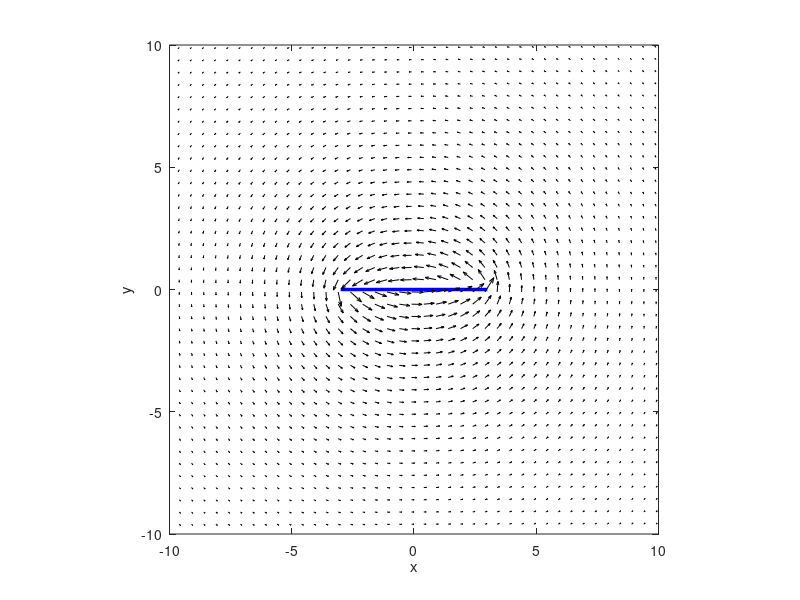

The MATLAB script that drew this image:
%Vortex Panel single solver

% this is an example code to produce the right-hand-plot of figure 5

% make a mesh of x and y positions
[xp yp] = meshgrid([-10.1:.5:10.1], [-10.1:.5:10.1]);
gam = 1; % source panel strength density

Xj = [-3 3]; % start and end points x and y coords
Yj = [0 0];
Xmj = 0.5*(Xj(1) + Xj(2)); % midpoints
Ymj = 0.5*(Yj(1) + Yj(2));
% equation (13)
rij = sqrt((Xmj - xp).^2 + (Ymj - yp).^2);
% equation (14) and (15)
Phi = atan2((Yj(2) - Yj(1)),(Xj(2) - Xj(1)));
beta = atan2((yp - Ymj),(xp - Xmj));
omega = beta - Phi;
% equations (16) and (17)
x0p = rij.*cos(omega);
y0p = rij.*sin(omega);
% equation (11 & 12)
S = sqrt((Xj(2) - Xj(1)).^2 + (Yj(2) - Yj(1)).^2);
a = -S/2;
b = S/2;


% equations (18) and (19)
uprime = gam/(2*pi).*( atan((x0p-b)./y0p) - atan((x0p-a)./y0p)) ;
vprime = -gam/(2*pi).*( log((x0p-b).^2+y0p.^2)/2 - log((x0p-a).^2+y0p.^2)/2 ) ;

% equations (21) and (22)
v = vprime.*cos(Phi) + uprime.*sin(Phi);
u = uprime.*cos(Phi) - vprime.*sin(Phi);

% plot the panel
plot(Xj, Yj, 'b-', 'LineWidth', 2.5)
hold on
% plot the vectors
quiver(xp, yp, u, v, 1, 'k')
daspect([1 1 1])
axis([-10 10 -10 10])
xlabel('x')
ylabel('y')
